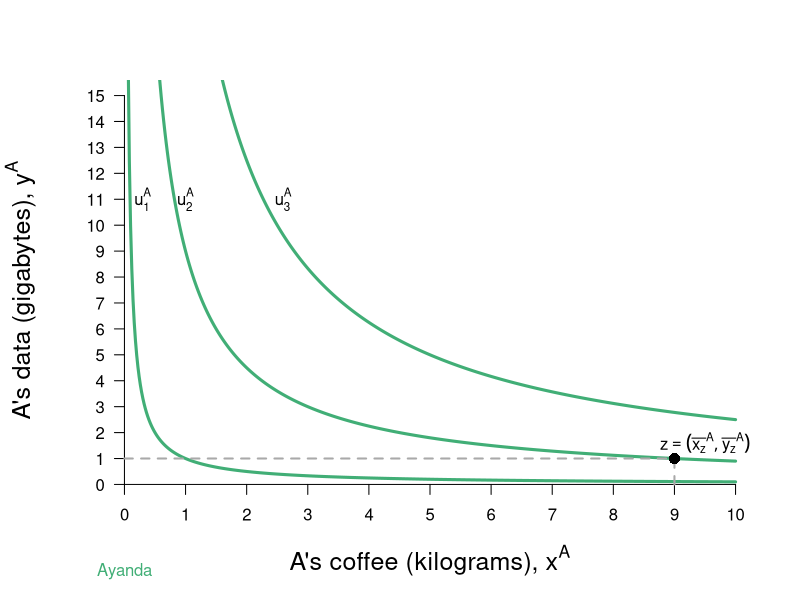

Write the R code that produced this figure.
require(shape)
pdf(file = "fig4.4a.pdf", width = 9, height = 7)

#Set parameters for graphics
axislabelsize <- 1.5
graphlinewidth <- 3
COLA <- c("#99d8c9","#66c2a4","#41ae76", "#238b45", "#005824")
COLB <- c("#4eb3d3", "#2b8cbe", "#0868ac","#084081")


indiffcurveA1 <- function(x, U = 3, A = 1, a = 1/2) {
  ((((U-2)/A)*(1/x)^a)^(1/(1-a)))
}

indiffcurveA2 <- function(x, U = 3, A = 1, a = 1/2) {
  (((U/A)*(1/x)^a)^(1/(1-a)))
}

indiffcurveA3 <- function(x, U = 3, A = 1, a = 1/2) {
  ((((U+2)/A)*(1/x)^a)^(1/(1-a)))
}

#Ayanda happens to have found 8 coffee and 2 data, 
#and Bongani happens to have found 2 coffee and 13 data. 
#Ayanda's utility (8^0.5)*(2^0.5) = 4
#Bongani's utility (2^0.5)*(13^0.5) = 5.09

#COL <- c("#1B9E77", "#D95F02", "#7570B3", "#E7298A", "#66A61E", "#E6AB02", "#A6761D", "#666666")
#COL <- c("#7fc97f", "#beaed4", "#fdc086", "#ffff99")
#COL <- c("#99d8c9","#66c2a4","#41ae76", "#238b45", "#005824")
par(mar =  c(5, 5, 4, 2))
xlims <- c(0, 10)
ylims <- c(0, 15)



plot(0, 0, xlim = xlims, ylim = ylims, type = "n",
     xlab = expression(paste("A's coffee (kilograms), ", x^A)),
     ylab = expression(paste("A's data (gigabytes), ", y^A)),
     xaxt = "n", yaxt = "n", cex.lab = axislabelsize, bty = "n")

npts <- 500 
npts2 <- 501
#Specify the sequences of points for graphing. 
xx1 <- seq(xlims[1], xlims[2], length.out = npts)
#xx2 <- seq(xlims[1], xlims[2], length.out = npts)
#xx3 <- seq(xlims[1], xlims[2], length.out = npts2)
#xx4 <- seq(xlims[1], 10, length.out = npts2)

#Draw the lines for the graphs
lines(xx1, indiffcurveA1(xx1), col = COLA[3], lwd = graphlinewidth)
lines(xx1, indiffcurveA2(xx1), col = COLA[3], lwd = graphlinewidth)
lines(xx1, indiffcurveA3(xx1), col = COLA[3], lwd = graphlinewidth)
#lines(xx2, solowCondition(xx2, delta = 5), col = COL[3], lwd = 4)
#lines(xx2, solowInfeas(xx2, delta = 5), col = COL[1], lwd = 4, lty = 2)

#Customize ticks and labels for the plot
ticksy <- seq(from = 0, to = 15, by = 1)
ylabels <- seq(from = 0, to = 15, by = 1)
ticksx <- seq(from = 0, to = 10, by = 1)
xlabels <- seq(from = 0, to = 10, by = 1)
axis(1, at = ticksx, pos = 0, labels = xlabels)
axis(2, at = ticksy, pos = 0, labels = ylabels, las = 1)

#Annotation of the three graphs and the NE
text(.3, 11, expression(u[1]^A))
text(1, 11, expression(u[2]^A))
text(2.6, 11, expression(u[3]^A))
mtext("Ayanda", side=1, line=3, at=0, col=COLA[3])
#text(16, 0.52, expression(paste("Nash Equilibrium")))

#Line to label B's endowment
segments(0, 1, 9, 1, lty = 2, col = "darkgray", lwd = 2)
segments(9, 0, 9, 1, lty = 2, col = "darkgray", lwd = 2)

#Add a point for Ayanda's endowment
points(9, 1, pch = 16, col = "black", cex = 1.5)

#Annotating line of 100% quality
text(9.5, 1.6, expression(z == (list(bar(x[z])^A, bar(y[z])^A))))


#Arrow to Slope of BRF
#Arrows(14.2, 0.12, 12.2, 0.12, col = "black", lty = 1, lwd = 2, arr.type = "triangle")
#text(16.8, 0.12, expression(paste("Slope = ", q[p])))

#Arrow to Slope of isoprofit
#Arrows(13, 0.80, 15, 0.80, col = "black", lty = 1, lwd = 2, arr.type = "triangle")
#text(10.2, 0.80, expression(paste("Slope = ", frac(q, p))))

dev.off()
